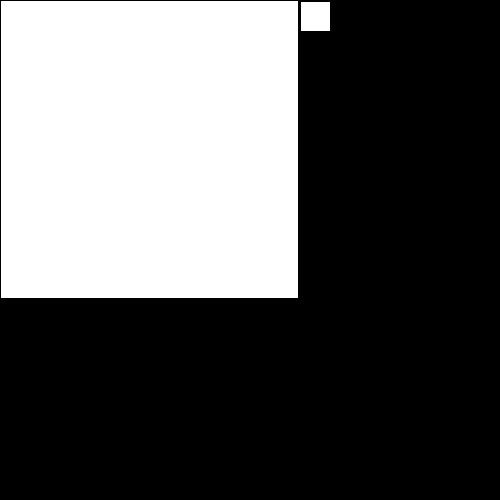
Frame 1 (no input)
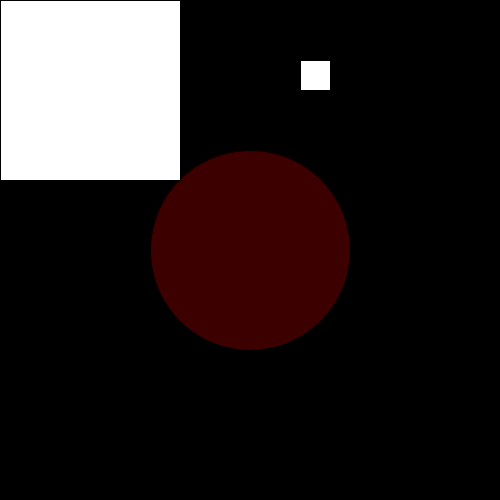
Frame 60 (the mouse pressed at the canvas centre just before this capture)
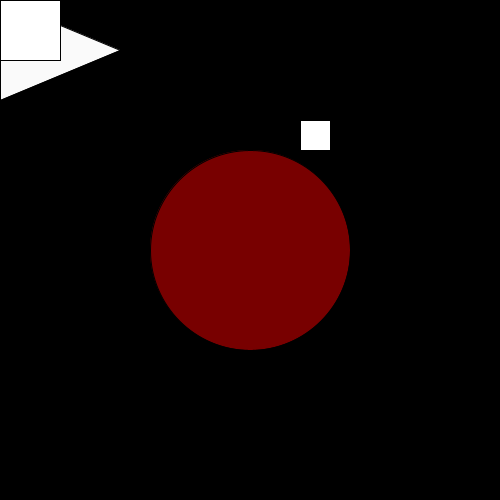
Frame 120 (the mouse held since frame 60 and released just before this capture)

The Processing sketch that drew these frames (run headless with seeded random() and noise(); from frame 60 on, the mouse is pressed at the canvas centre):

// Processing sketch: Sebastian_and_Alexios_animation
// ── Sebastian_and_Alexios_animation.pde
/*
Alexios Rekoutis
 6/24/2022
 moving parts
 */
int y = 0;
int triangle = 0;
int extent = 300;
int redcircle = 0;

void setup() {
  size(500, 500);
}

void draw() {
  background(0);

  triangle = triangle+1;
  fill(250, 250, 250);
  triangle(0, 0, 0, 100, triangle, 50);

 redcircle=redcircle+1;
  fill(redcircle,0,0);
  circle(width/2,height/2,200);
  
  extent = extent-2;
  fill(255);
  square(0, 0, extent);
  
  if (extent<0) {
    extent=0;
  }
  
  fill(255);
  strokeWeight(1);
  y=y+1;
  square(300,y,30);

  if (y>510) {
    y=0;
  }
}
